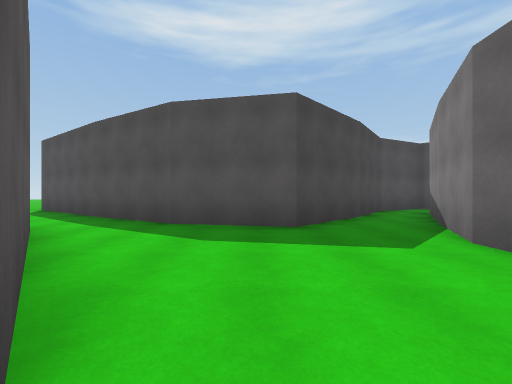
View 1 (above)

13 first-person views from a walk through a scene from a Unity 3-D project. The camera is 1.3 m above the floor, looks level and sees 90° across. The floor is counted in squares, 2 m on a side. Each view is taken from the middle of a square. On the plan, view 1 faces up. The plan holds only what a view shows up to about 9 squares ahead; the rest is blank. The place goes on beyond the plan. The player character is not drawn. Surface patterns are stand-ins for the level's own textures.

View 2
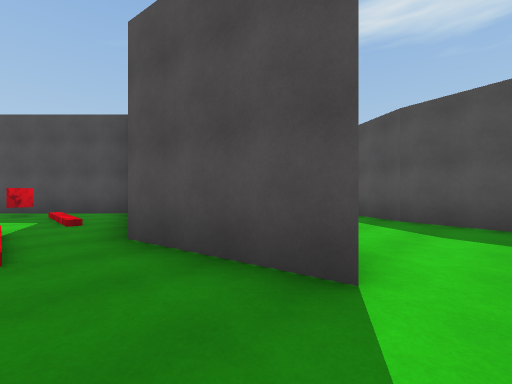

View 3
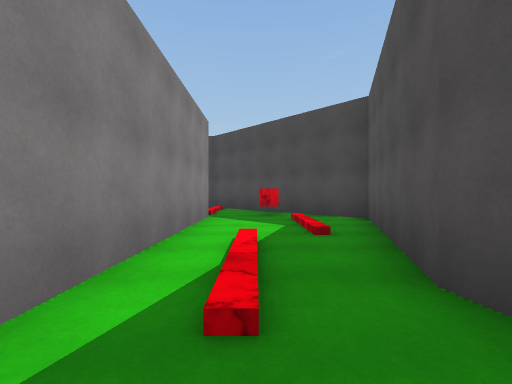

View 4
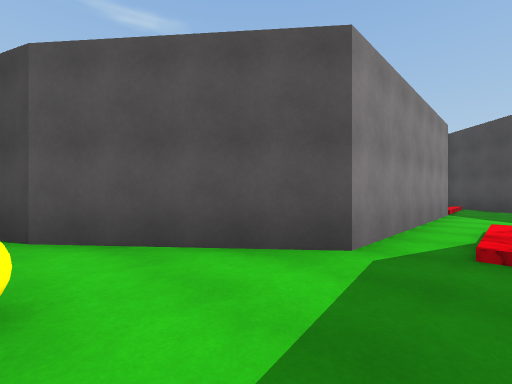

View 5
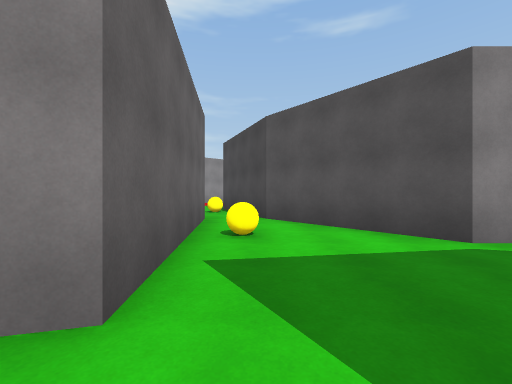

View 6
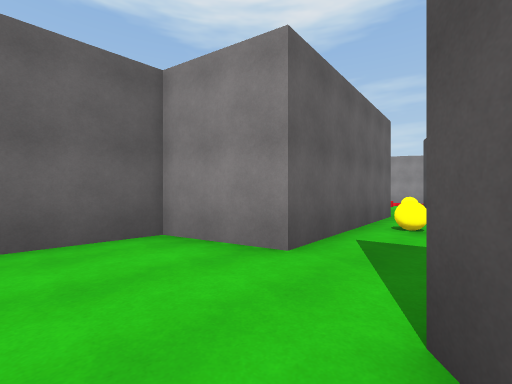

View 7
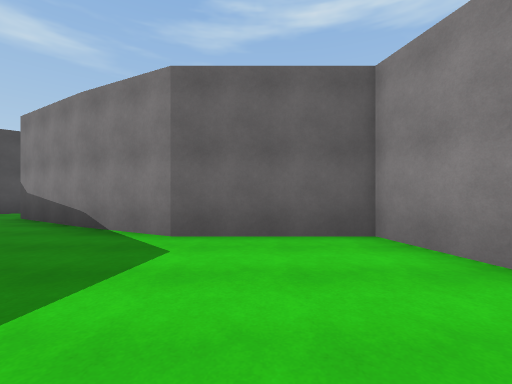

View 8
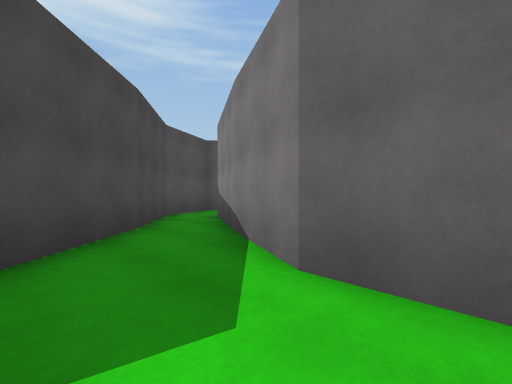

View 9
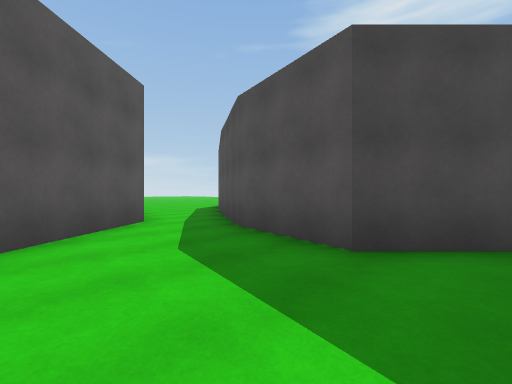

View 10
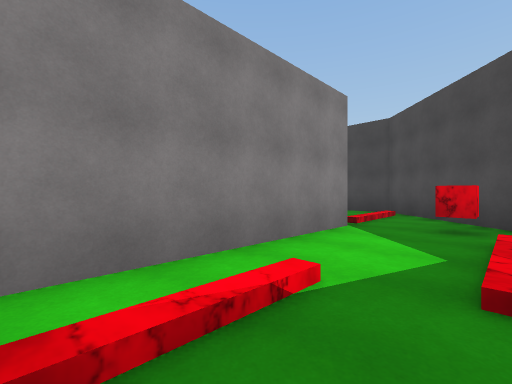

View 11
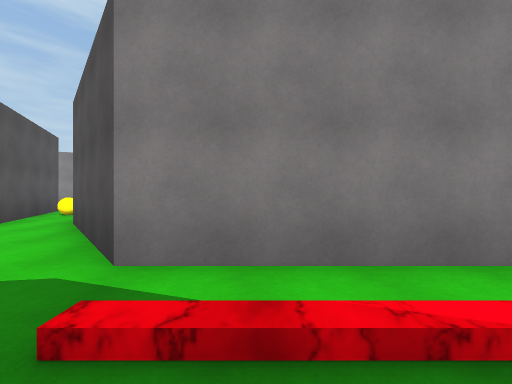

View 12
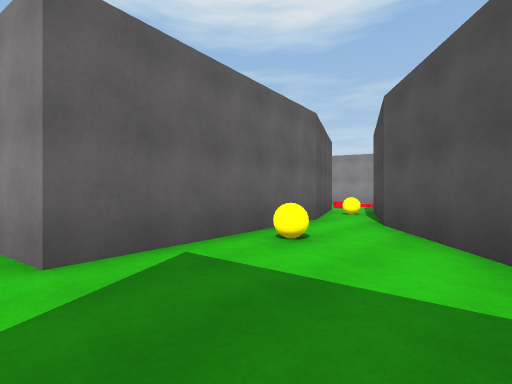

View 13
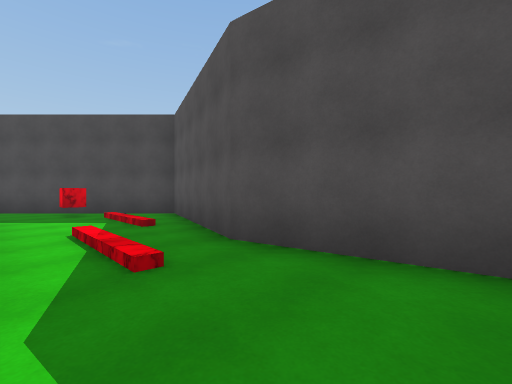

### Floor plan
Key: @ floor where view 1 was taken; # wall or solid block; . main floor; : floor 0.25 m higher than the main floor; ≈ lava the walk keeps out of; B yellow ball.
Columns run from 12 left of view 1 to 7 right of it. Each row starts with its distance up from view 1.
 10                  ###
  9      ##        ###.#
  8      .###      #...
  7       ..##    ##.#
  6       ...### ##..#
  5        ....###..##
  4         #......##
  3         ##.....#
  2          ##....#
  1   ##########...#
  0  ###≈≈:.....@.##
 -1 ## ....≈≈....##
 -2 #≈≈..........#
 -3 #. ########.B#
 -4 #         #..##
 -5           ##..#
 -6            ##.#
 -7             ###

Positions as (right, up) in squares from view 1, and headings:
1: (0, 0), facing up
2: (0, -1), facing up-left
3: (-2, -1), facing left
4: (0, -1), facing down-left
5: (0, 1), facing down
6: (-1, 2), facing down-right
7: (-1, 2), facing right
8: (1, 2), facing up-right
9: (2, 2), facing up-left
10: (-4, 0), facing down-left
11: (-4, 0), facing down
12: (-2, 0), facing down-right
13: (-1, -2), facing up-left
